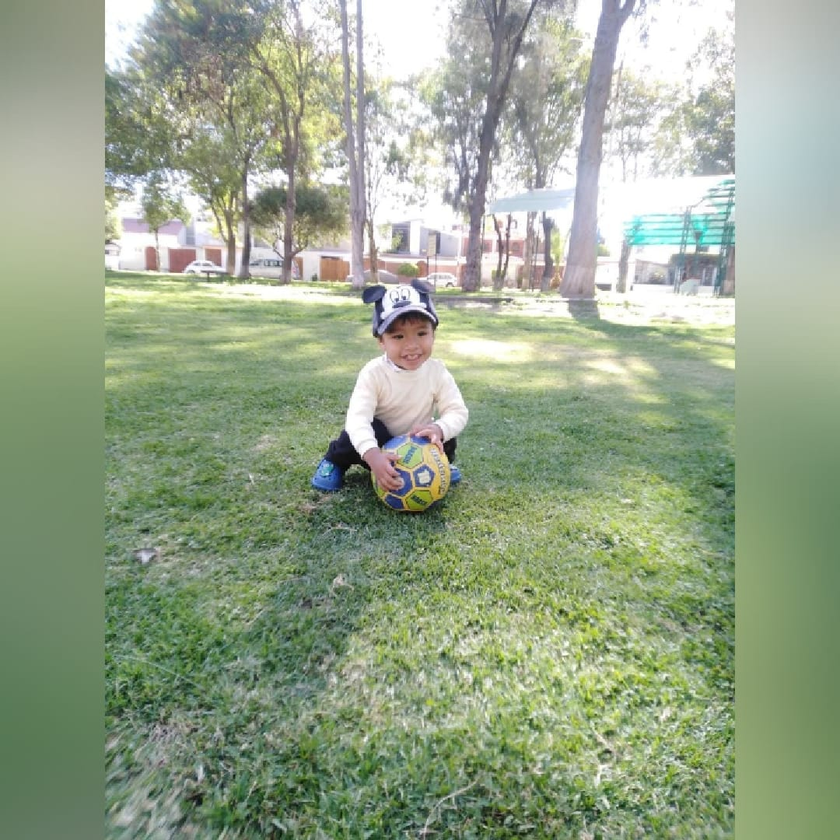
#> input picture matias.png, 840 x 840 px, shrunk from 1080 x 1080 before the run
$ python Ejercicio7.py   (older library calls are emulated)
#> lines starting #> are read from the running program, lines starting #| are printed output that depends on the picture
import cv2

image = cv2.imread('matias.png')
#> image is the input picture: shape (840, 840, 3); mean B, G, R 139.9, 165.4, 151.3
scale = 1
delta = 0
ddepth = cv2.CV_16S

gray = cv2.cvtColor(image, cv2.COLOR_BGR2GRAY)
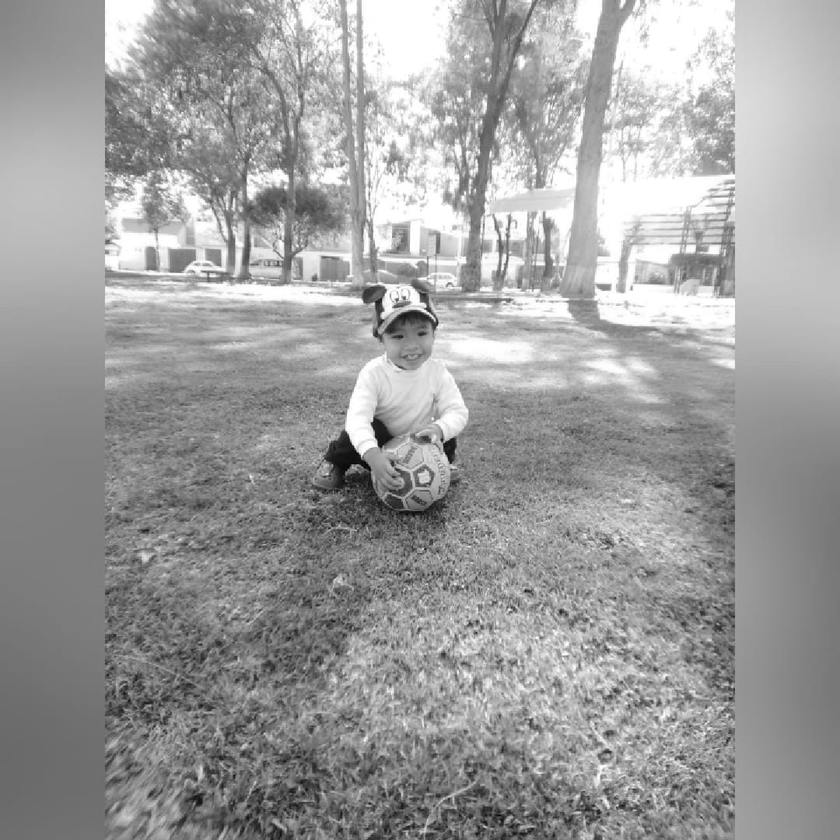
#> gray: shape (840, 840); min 0, max 255, mean 158.3

grad_x = cv2.Sobel(gray, ddepth, 1, 0, ksize=3, scale=scale, delta=delta, borderType=cv2.BORDER_DEFAULT)
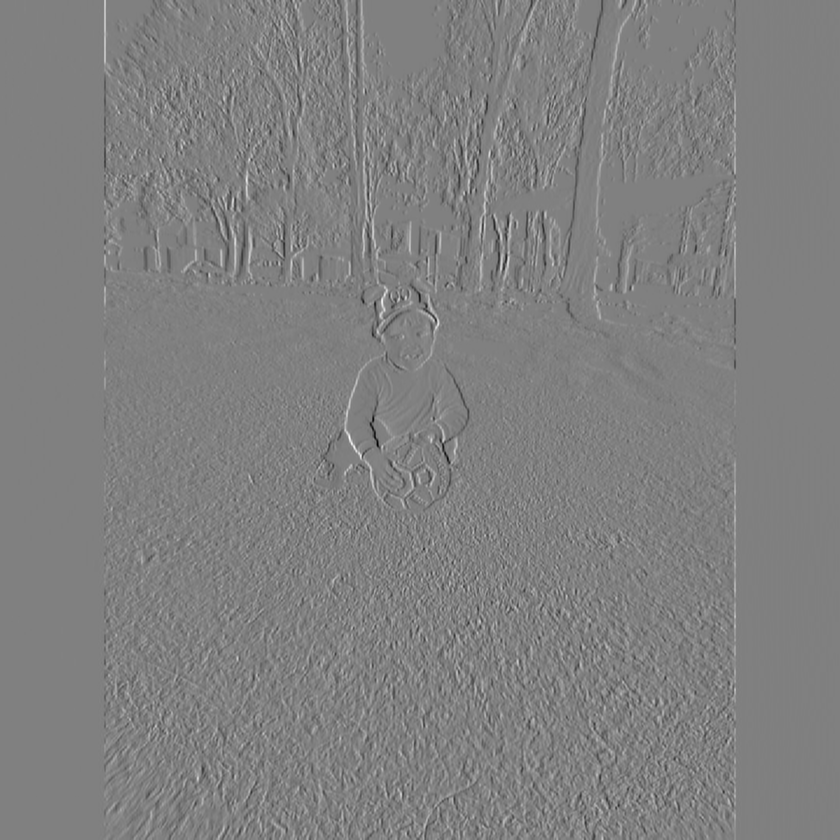
#> grad_x: shape (840, 840) int16; min -827, max 817, mean 0.1; drawn with min black and max white
grad_y = cv2.Sobel(gray, ddepth, 0, 1, ksize=3, scale=scale, delta=delta, borderType=cv2.BORDER_DEFAULT)
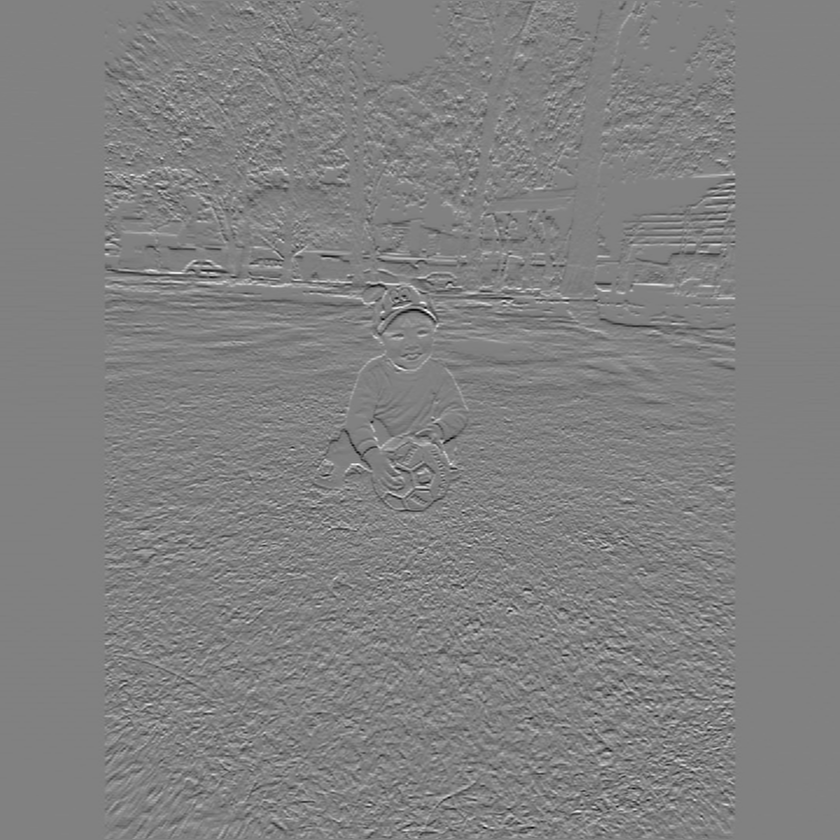
#> grad_y: shape (840, 840) int16; min -651, max 634, mean -0.7; drawn with min black and max white

abs_grad_x = cv2.convertScaleAbs(grad_x)
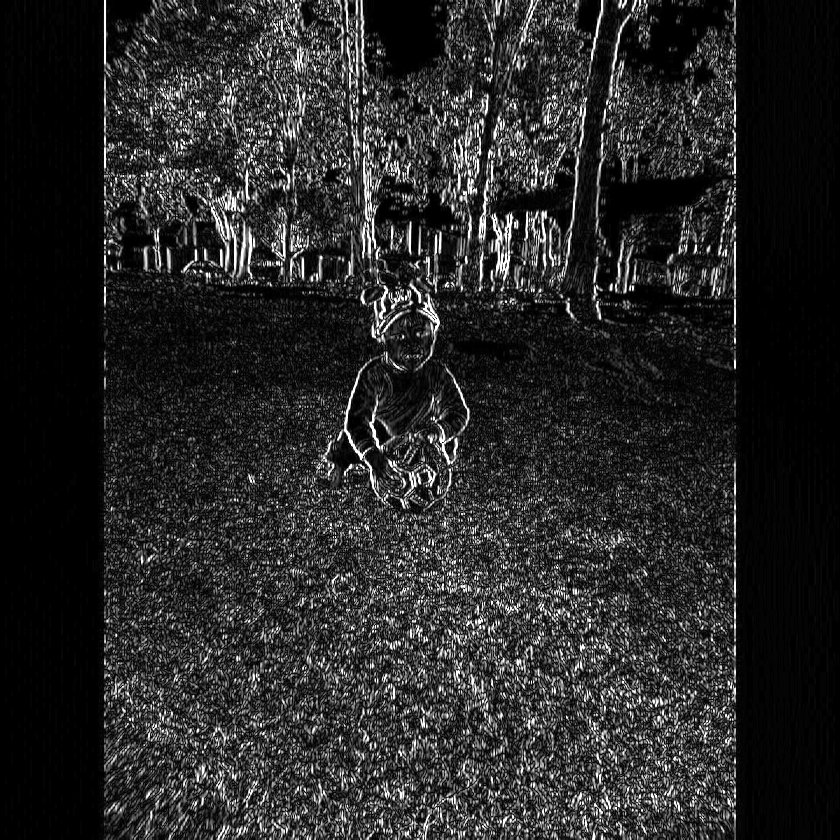
#> abs_grad_x: shape (840, 840); min 0, max 255, mean 40.3
abs_grad_y = cv2.convertScaleAbs(grad_y)
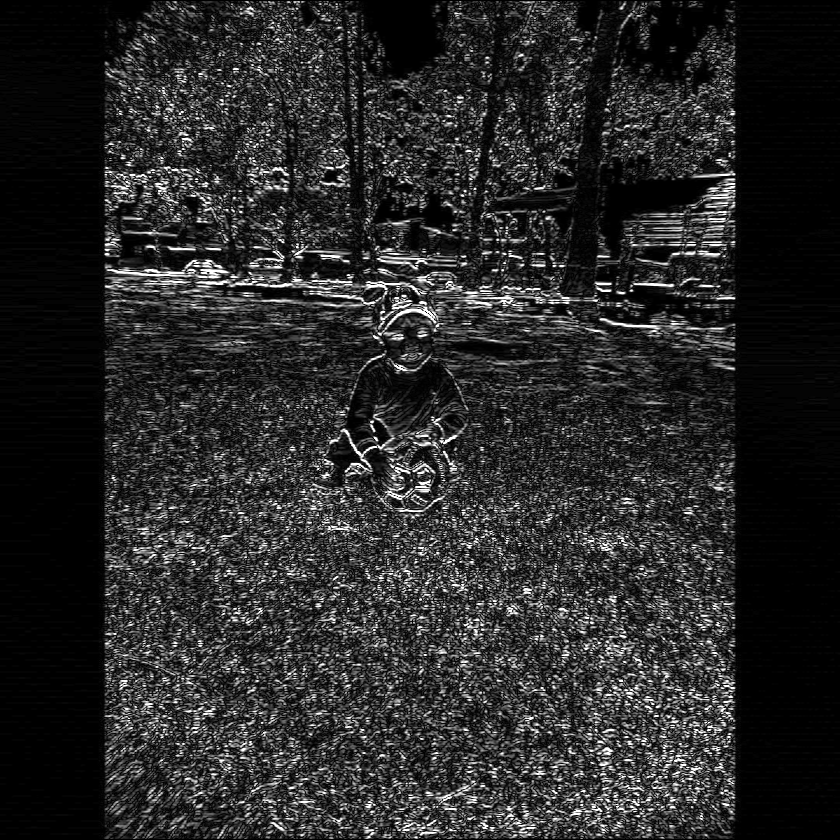
#> abs_grad_y: shape (840, 840); min 0, max 255, mean 41.3

grad = cv2.addWeighted(abs_grad_x, 0.5, abs_grad_y, 0.5, 0)
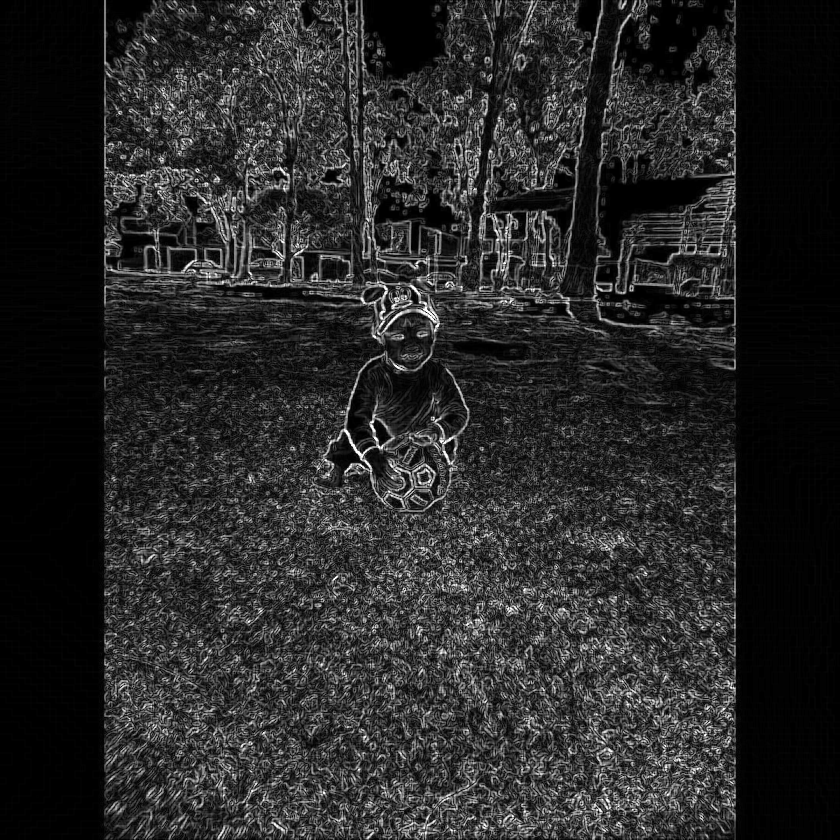
#> grad: shape (840, 840); min 0, max 255, mean 40.8

cv2.imshow('Horizontal Sobel Filter', grad)
cv2.waitKey()
cv2.destroyAllWindows()
